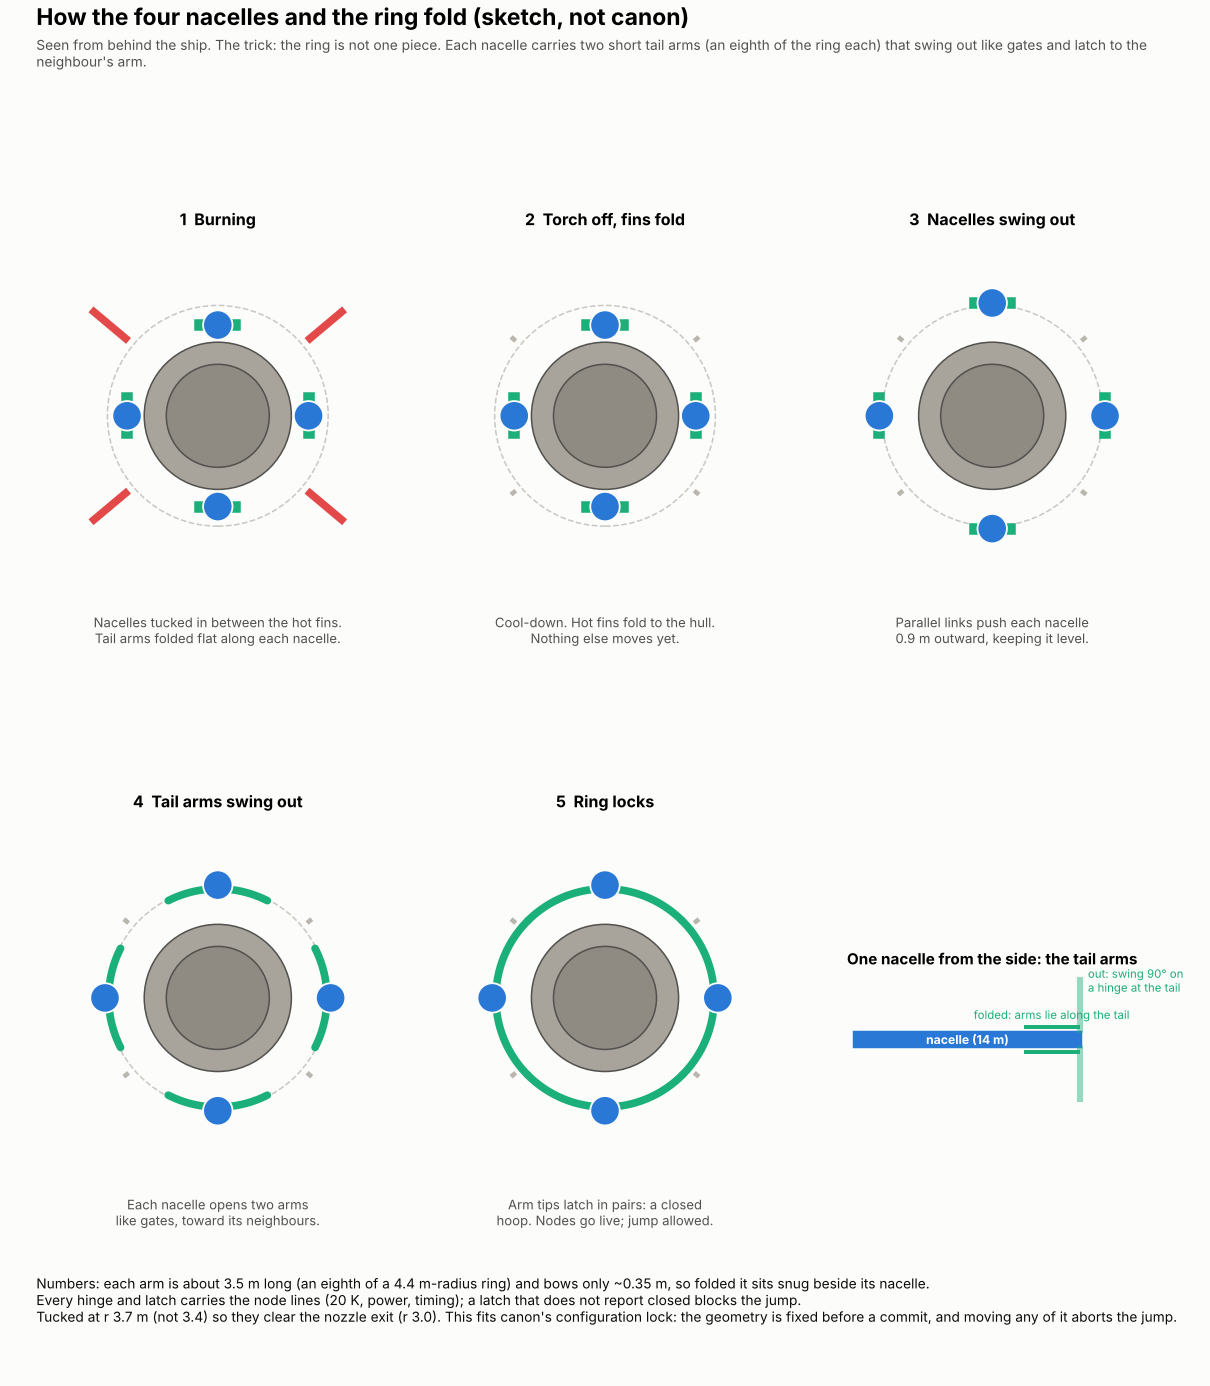

This figure's Python source:
import math, numpy as np, matplotlib; matplotlib.use('Agg'); import matplotlib.pyplot as plt
from matplotlib.patches import Circle
BG, INK, MUTE, NAC, ARM, FIN, TOR = '#fcfcfb', '#0b0b0b', '#52514e', '#2a78d6', '#1baf7a', '#e34948', '#a8a49c'
fig = plt.figure(figsize=(11, 12.6), dpi=110); fig.patch.set_facecolor(BG)
fig.text(.03, .982, 'How the four nacelles and the ring fold (sketch, not canon)', fontsize=15, weight='bold')
fig.text(.03, .952, 'Seen from behind the ship. The trick: the ring is not one piece. Each nacelle carries two short tail arms (an eighth of the ring each) that swing out like gates and latch to the neighbour\'s arm.', fontsize=9, color=MUTE, wrap=True)
AZ = [0, 90, 180, 270]
def view(ax, r_nac, fins, arm_frac, title, note):
    ax.set_facecolor(BG); ax.set_aspect('equal'); ax.axis('off')
    ax.add_patch(Circle((0, 0), 4.5, fill=False, ec='#c9c7c0', ls='--', lw=1)); ax.add_patch(Circle((0, 0), 3.0, fc=TOR, ec=MUTE)); ax.add_patch(Circle((0, 0), 2.1, fc='#8f8b82', ec=MUTE))
    for s in (40, 140, 220, 320):
        a = math.radians(s); r0, r1 = (4.75, 6.75) if fins == 'out' else ((4.75, 5.0) if fins == 'stowed' else (4.75, 5.75))
        ax.plot([r0 * math.cos(a), r1 * math.cos(a)], [r0 * math.sin(a), r1 * math.sin(a)], color=FIN if fins == 'out' else '#b9b6ae', lw=5 if fins == 'out' else 3, solid_capstyle='butt')
    for az in AZ:
        a = math.radians(az); cx, cy = r_nac * math.cos(a), r_nac * math.sin(a)
        # arms: each spans 45 deg of the ring when fully out; folded they lie along the nacelle (shown as a short stub beside it)
        for side in (-1, 1):
            if arm_frac > 0:
                ang = np.linspace(az, az + side * 45 * arm_frac, 30); R = r_nac - 0.15
                ax.plot(R * np.cos(np.radians(ang)), R * np.sin(np.radians(ang)), color=ARM, lw=5, solid_capstyle='round')
            else:
                t = np.array([-math.sin(a), math.cos(a)]) * side * 0.72; ax.plot([cx + t[0]], [cy + t[1]], 's', ms=6, color=ARM)
        ax.add_patch(Circle((cx, cy), .6, fc=NAC, ec=BG, lw=1.2, zorder=5))
    ax.set_xlim(-7.4, 7.4); ax.set_ylim(-7.4, 7.4)
    ax.set_title(title, fontsize=10.5, weight='bold'); ax.text(0, -8.1, note, ha='center', va='top', fontsize=8.6, color=MUTE, wrap=True)
steps = [(3.7, 'out', 0, '1  Burning', 'Nacelles tucked in between the hot fins.\nTail arms folded flat along each nacelle.'),
         (3.7, 'stowed', 0, '2  Torch off, fins fold', 'Cool-down. Hot fins fold to the hull.\nNothing else moves yet.'),
         (4.6, 'stowed', 0, '3  Nacelles swing out', 'Parallel links push each nacelle\n0.9 m outward, keeping it level.'),
         (4.6, 'stowed', 0.6, '4  Tail arms swing out', 'Each nacelle opens two arms\nlike gates, toward its neighbours.'),
         (4.6, 'stowed', 1.0, '5  Ring locks', 'Arm tips latch in pairs: a closed\nhoop. Nodes go live; jump allowed.'),
         (None, None, None, '', '')]
for i, (r, f, af, t, n) in enumerate(steps):
    if r is None: continue
    ax = fig.add_axes([.03 + (i % 3) * .32, .52 - (i // 3) * .42, .3, .36]); view(ax, r, f, af, t, n)
# side detail
ax = fig.add_axes([.67, .1, .3, .3]); ax.set_facecolor(BG); ax.axis('off'); ax.set_xlim(37, 59); ax.set_ylim(-4, 4); ax.set_aspect('equal')
ax.add_patch(plt.Rectangle((39.5, -.6), 14, 1.2, fc=NAC, ec=BG)); ax.text(46.5, 0, 'nacelle (14 m)', ha='center', va='center', color='white', fontsize=8, weight='bold')
ax.add_patch(plt.Rectangle((49.9, .62), 3.45, .28, fc=ARM)); ax.add_patch(plt.Rectangle((49.9, -.9), 3.45, .28, fc=ARM)); ax.text(51.6, 1.25, 'folded: arms lie along the tail', ha='center', fontsize=7.5, color=ARM)
ax.plot([53.35, 53.35], [.6, 3.6], color=ARM, lw=4, alpha=.45); ax.plot([53.35, 53.35], [-.6, -3.6], color=ARM, lw=4, alpha=.45); ax.text(53.8, 2.9, 'out: swing 90° on\na hinge at the tail', fontsize=7.5, color=ARM)
ax.set_title('One nacelle from the side: the tail arms', fontsize=10, weight='bold')
fig.text(.03, .08, 'Numbers: each arm is about 3.5 m long (an eighth of a 4.4 m-radius ring) and bows only ~0.35 m, so folded it sits snug beside its nacelle.\n'
         'Every hinge and latch carries the node lines (20 K, power, timing); a latch that does not report closed blocks the jump.\n'
         'Tucked at r 3.7 m (not 3.4) so they clear the nozzle exit (r 3.0). This fits canon\'s configuration lock: the geometry is fixed before a commit, and moving any of it aborts the jump.', fontsize=9, color=INK, va='top')
import os; fig.savefig(os.path.join(os.path.dirname(os.path.abspath(__file__)), 'nacelle_fold_sequence.png'), facecolor=BG)
